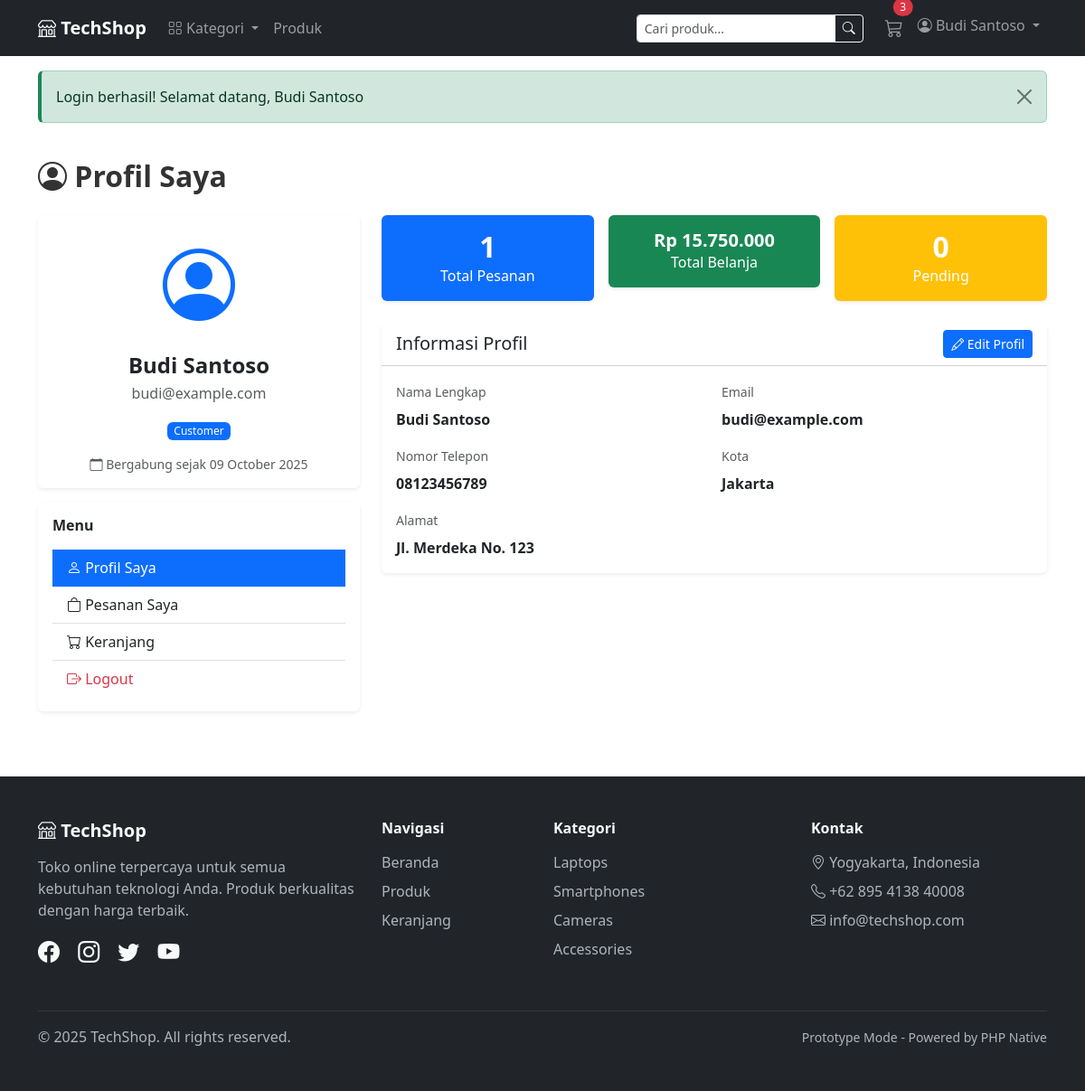
Page /user/index.php (signed in) on the earlier database version.
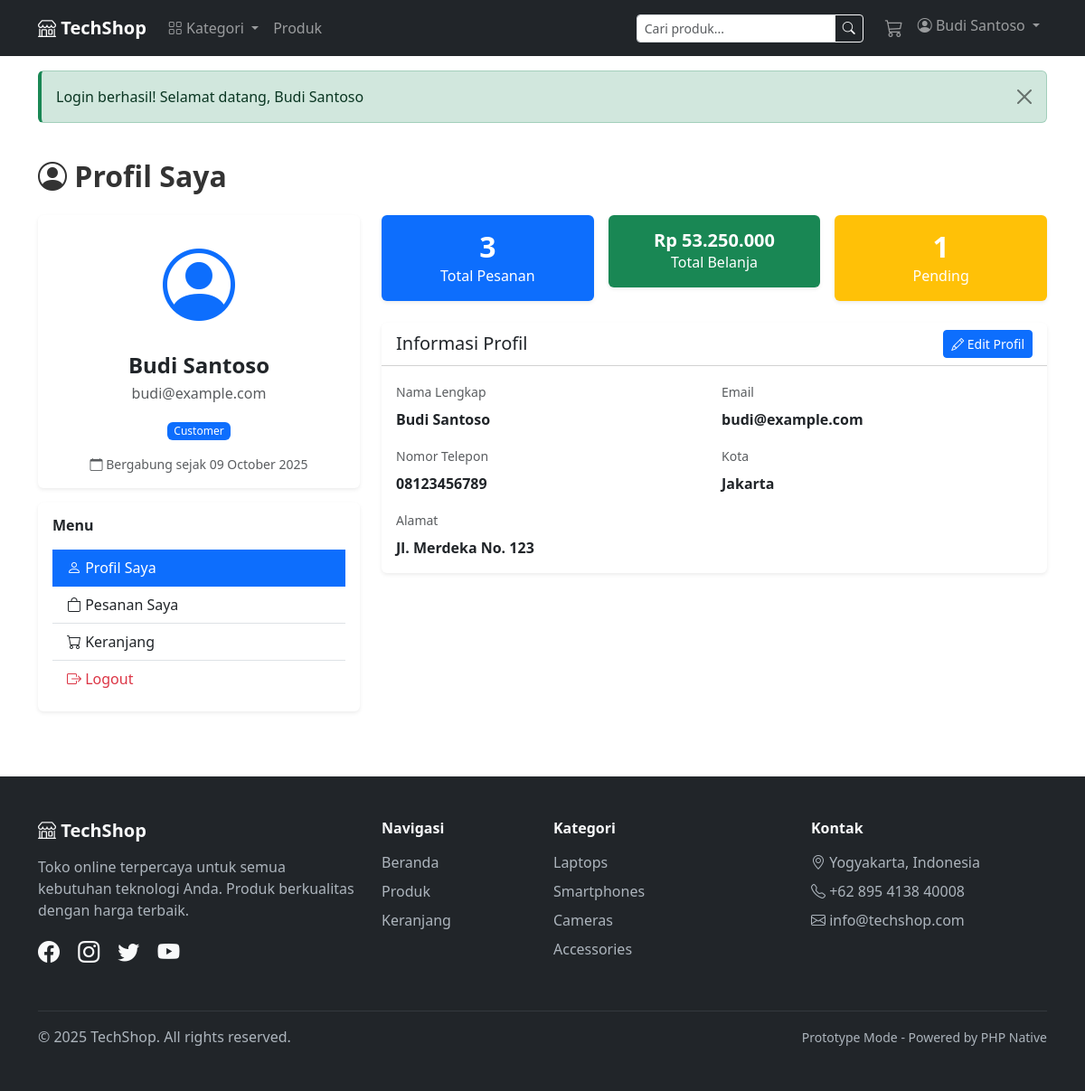
Same page on the later database version.
### tables this page shows
CREATE TABLE `user_info` (
  `id` int(11) NOT NULL,
  `user_id` int(11) NOT NULL,
  `first_name` varchar(100) DEFAULT NULL,
  `last_name` varchar(100) DEFAULT NULL,
  `address` text DEFAULT NULL,
  `phone` varchar(20) DEFAULT NULL,
  `city` varchar(100) DEFAULT NULL,
  `postal_code` varchar(10) DEFAULT NULL
);

CREATE TABLE `users` (
  `id` int(11) NOT NULL,
  `name` varchar(100) NOT NULL,
  `email` varchar(100) NOT NULL,
  `password` varchar(255) NOT NULL COMMENT 'Prototype: MD5 hash (HARUS MIGRASI ke password_hash)',
  `is_admin` tinyint(1) DEFAULT 0 COMMENT '0=Customer, 1=Admin',
  `created_at` timestamp NULL DEFAULT current_timestamp()
);

### config.php (called while the page is built, shortened)
<?php
function is_logged_in() {
    return isset($_SESSION['user_id']);
}
function format_rupiah($number) {
    return "Rp " . number_format($number, 0, ',', '.');
}
function get_cart_count() {
    global $conn;
    $user_id = $_SESSION['user_id'];
    $query = "SELECT SUM(quantity) as total FROM cart WHERE user_id = " . intval($user_id);
    $result = mysqli_query($conn, $query);
    if ($result && $row = mysqli_fetch_assoc($result)) {
        return $row['total'] ?? 0;
    }
    return 0;
}
?>

### db.php (called while the page is built, shortened)
<?php
function clean($string) {
    return htmlspecialchars(trim($string), ENT_QUOTES, 'UTF-8');
}
?>

### user/index.php (the view, shortened to what the changed rows need)
<?php
require_once '../db.php';
require_once '../config.php';
$user_id = $_SESSION['user_id'];
$user_query = "SELECT u.*, ui.*
               FROM users u
               LEFT JOIN user_info ui ON u.id = ui.user_id
               WHERE u.id = $user_id";
$user_result = mysqli_query($conn, $user_query);
$user = mysqli_fetch_assoc($user_result);
$stats = [];
$orders_query = "SELECT COUNT(*) as total FROM orders WHERE user_id = $user_id";
$result = mysqli_query($conn, $orders_query);
$stats['orders'] = mysqli_fetch_assoc($result)['total'];
$spent_query = "SELECT SUM(total) as total FROM orders WHERE user_id = $user_id AND status != 'cancelled'";
$result = mysqli_query($conn, $spent_query);
$stats['spent'] = mysqli_fetch_assoc($result)['total'] ?? 0;
$pending_query = "SELECT COUNT(*) as total FROM orders WHERE user_id = $user_id AND status = 'pending'";
$result = mysqli_query($conn, $pending_query);
$stats['pending'] = mysqli_fetch_assoc($result)['total'];
include '../header.php';
?>
<div class="container py-4">
    <h2 class="fw-bold mb-4"><i class="bi bi-person-circle"></i> Profil Saya</h2>
    <div class="row g-4">
        <div class="col-lg-4">
            <div class="card border-0 shadow-sm">
                <div class="card-body text-center">
                    <div class="mb-3">
                        <i class="bi bi-person-circle text-primary" style="font-size: 5rem;"></i>
                    </div>
                    <h4 class="fw-bold mb-1"><?php echo clean($user['name']); ?></h4>
                    <p class="text-muted mb-3"><?php echo clean($user['email']); ?></p>
                    <?php if ($user['is_admin'] == 1): ?>
                        <span class="badge bg-danger mb-3">Administrator</span>
                    <?php else: ?>
                        <span class="badge bg-primary mb-3">Customer</span>
                    <?php endif; ?>
                    <p class="small text-muted mb-0">
                        <i class="bi bi-calendar"></i>
                        Bergabung sejak <?php echo date('d F Y', strtotime($user['created_at'])); ?>
                    </p>
                </div>
            </div>
        </div>
        <div class="col-lg-8">
            <div class="row g-3 mb-4">
                <div class="col-md-4">
                    <div class="card border-0 shadow-sm bg-primary text-white">
                        <div class="card-body text-center">
                            <h2 class="fw-bold mb-0"><?php echo $stats['orders']; ?></h2>
                            <p class="mb-0">Total Pesanan</p>
                        </div>
                    </div>
                </div>
                <div class="col-md-4">
                    <div class="card border-0 shadow-sm bg-success text-white">
                        <div class="card-body text-center">
                            <h5 class="fw-bold mb-0"><?php echo format_rupiah($stats['spent']); ?></h5>
                            <p class="mb-0">Total Belanja</p>
                        </div>
                    </div>
                </div>
                <div class="col-md-4">
                    <div class="card border-0 shadow-sm bg-warning text-white">
                        <div class="card-body text-center">
                            <h2 class="fw-bold mb-0"><?php echo $stats['pending']; ?></h2>
                            <p class="mb-0">Pending</p>
                        </div>
                    </div>
                </div>
            </div>
            <div class="card border-0 shadow-sm">
                <div class="card-body">
                    <div class="row g-3">
                        <div class="col-md-6">
                            <label class="form-label text-muted small">Nama Lengkap</label>
                            <p class="fw-bold mb-0"><?php echo clean($user['name']); ?></p>
                        </div>
                        <div class="col-md-6">
                            <label class="form-label text-muted small">Email</label>
                            <p class="fw-bold mb-0"><?php echo clean($user['email']); ?></p>
                        </div>
                        <div class="col-md-6">
                            <label class="form-label text-muted small">Nomor Telepon</label>
                            <p class="fw-bold mb-0"><?php echo !empty($user['phone']) ? clean($user['phone']) : '-'; ?></p>
                        </div>
                        <div class="col-md-6">
                            <label class="form-label text-muted small">Kota</label>
                            <p class="fw-bold mb-0"><?php echo !empty($user['city']) ? clean($user['city']) : '-'; ?></p>
                        </div>
                        <div class="col-12">
                            <label class="form-label text-muted small">Alamat</label>
                            <p class="fw-bold mb-0"><?php echo !empty($user['address']) ? nl2br(clean($user['address'])) : '-'; ?></p>
                        </div>
                    </div>
                </div>
            </div>
        </div>
    </div>
</div>
<?php include '../footer.php'; ?>

### header.php (shortened to what the changed rows need)
<?php
require_once 'db.php';
require_once 'config.php';
?>
<!DOCTYPE html>
<html lang="id">
<head>
    <link href="https://cdn.jsdelivr.net/npm/bootstrap@5.3.0/dist/css/bootstrap.min.css" rel="stylesheet">
    <link rel="stylesheet" href="https://cdn.jsdelivr.net/npm/bootstrap-icons@1.10.0/font/bootstrap-icons.css">
    <link rel="stylesheet" href="<?php echo BASE_URL; ?>/css/style.css">
</head>
<body>
<nav class="navbar navbar-expand-lg navbar-dark bg-dark sticky-top">
    <div class="container">
        <?php if (is_logged_in()): ?>
                <?php $cart_count = get_cart_count(); ?>
        <?php endif; ?>
        <div class="collapse navbar-collapse" id="navbarNav">
            <ul class="navbar-nav">
                <?php if (is_logged_in()): ?>
                    <li class="nav-item d-none d-lg-block">
                        <a class="nav-link position-relative" href="<?php echo BASE_URL; ?>/cart.php">
                            <i class="bi bi-cart3 fs-5"></i>
                            <?php if ($cart_count > 0): ?>
                                <span class="position-absolute top-0 start-100 translate-middle badge rounded-pill bg-danger cart-badge">
                                    <?php echo $cart_count; ?>
                                </span>
                            <?php endif; ?>
                        </a>
                    </li>
                <?php endif; ?>
            </ul>
        </div>
    </div>
</nav>

Differences in the rows shown:
now on this page (row edited): users: name "Budi Santoso", email "budi@example.com", created_at "09 October 2025"
Other differences:
$stats['orders']: "1" → "3"
format_rupiah($stats['spent']): "Rp 15.750.000" → "Rp 53.250.000"
$stats['pending']: "0" → "1"
$cart_count: "3" → (not shown)
